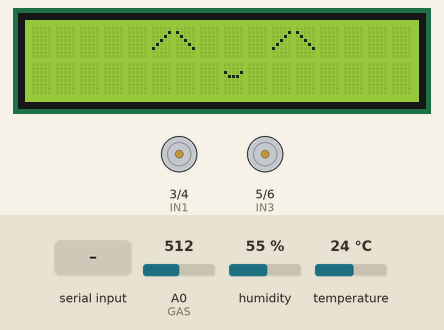
A sketch run on a simulated Arduino Mega 2560, built with avr-gcc and run on an emulated ATmega2560. Shown: 16×2 character LCD, motor-driver pin pairs drawn as motors (green arrow = first pin HIGH = forward, orange = second pin HIGH = backward, longer = more drive). The inputs (shaded band) are chosen by the test bench; at power-on: A0 (GAS) = 512, humidity 55 %, temperature 24 °C. Random numbers use the default seed unless the sketch sets one; what the sketch prints to the serial monitor is not drawn.

Above: at 1.2 s.
1.3 s: "T" received over the second serial link
At 1.9 s:
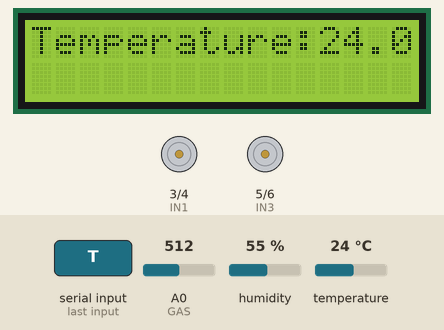
6.5 s: "H" received over the second serial link
At 7.0 s:
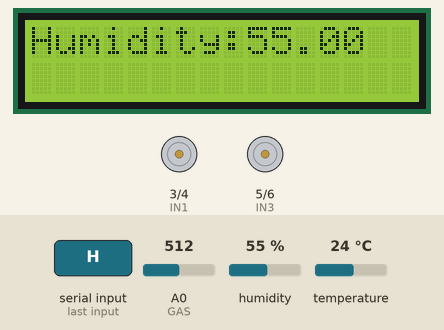
10.5 s: "F" received over the second serial link
At 11.8 s:
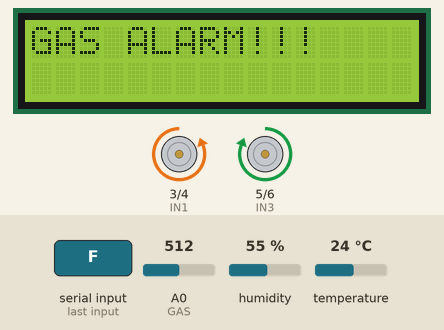
12.1 s: A0 (GAS) set to 466
14.3 s: A0 (GAS) set to 435
At 16.0 s:
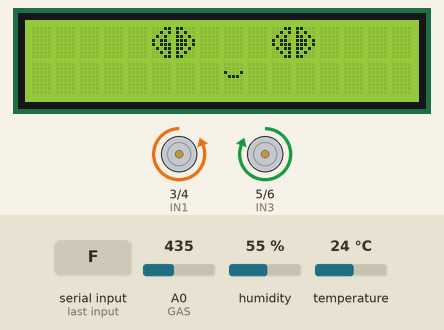
18.8 s: "B" received over the second serial link
At 20.69 s:
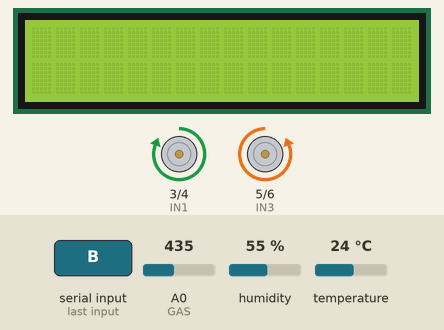
Timing chart, 0 to 22.2 s (numbered marks = the images above; inputs shaded):
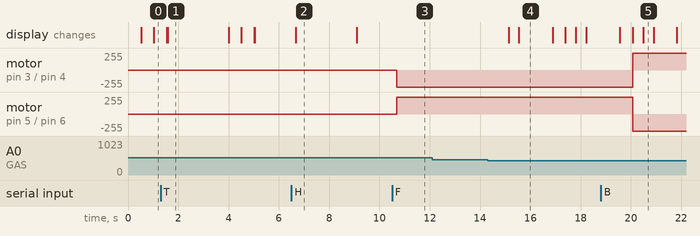

The sketch:

Robot-assistant.ino
```cpp
#include <Wire.h>
#include <LiquidCrystal_I2C.h>
#include "DHT.h"


#define DHTPIN 2
#define IN1 3
#define IN2 4
#define IN3 5
#define IN4 6
#define DHTTYPE DHT11
#define GAS A0

long nowTime = 0;
int delayTime = 10;
long previousTime = 0;
int delayTimeGas = 2000;
long previousTimeGas = 0;
float humi = 0;
float temp = 0;
float gasValue = 0;
bool alarmState = 0;
char data;
LiquidCrystal_I2C lcd(0x27, 16, 2);
DHT dht(DHTPIN, DHTTYPE);


byte leftHalf[] = {

  B00011,
  B00101,
  B01010,
  B10110,
  B10111,
  B01011,
  B00101,
  B00011
} ;
byte rightHalf[] = {

  B11000,
  B10100,
  B11010,
  B11101,
  B11101,
  B11010,
  B10100,
  B11000
} ;

byte smile[] = {

  B00000,
  B00000,
  B10001,
  B01110,
  B00000,
  B00000,
  B00000,
  B00000
} ;

byte line[] = {
  B00000,
  B10000,
  B01000,
  B00100,
  B00010,
  B00001,
  B00000,
  B00000
} ;

void setup()
{
  pinMode(IN1, OUTPUT);
  pinMode(IN2, OUTPUT);
  pinMode(IN3, OUTPUT);
  pinMode(IN4, OUTPUT);

  digitalWrite(IN1, LOW);
  digitalWrite(IN2, LOW);
  digitalWrite(IN3, LOW);
  digitalWrite(IN4, LOW);

  lcd.init();
  lcd.backlight();
  lcd.clear();
  lcd.createChar(0, leftHalf);
  lcd.createChar(1, rightHalf);
  lcd.createChar(2, smile);
  lcd.createChar(3, line);

  dht.begin();

  Serial.begin(9600);
  Serial3.begin(9600);


}

void move_forward() {
  digitalWrite(IN1, LOW);
  digitalWrite(IN2, HIGH);
  digitalWrite(IN3, HIGH);
  digitalWrite(IN4, LOW);
}

void move_back() {
  digitalWrite(IN1, HIGH);
  digitalWrite(IN2, LOW);
  digitalWrite(IN3, LOW);
  digitalWrite(IN4, HIGH);

}
void move_right() {
  digitalWrite(IN1, LOW);
  digitalWrite(IN2, HIGH);
  digitalWrite(IN3, LOW);
  digitalWrite(IN4, LOW);
}
void move_left() {
  digitalWrite(IN1, LOW);
  digitalWrite(IN2, LOW);
  digitalWrite(IN3, HIGH);
  digitalWrite(IN4, LOW);
}
void move_stop() {
  digitalWrite(IN1, LOW);
  digitalWrite(IN2, LOW);
  digitalWrite(IN3, LOW);
  digitalWrite(IN4, LOW);
}

void emotion_normal() {
  if (alarmState == 0) {
    lcd.clear();
    lcd.setCursor(5, 0);
    lcd.write(0);
    lcd.write(1);
    lcd.setCursor(10, 0);
    lcd.write(0);
    lcd.write(1);
    lcd.setCursor(8, 1);
    lcd.write(2);
  }
}
void emotion_blink() {
  if (alarmState == 0) {
    lcd.clear();
    emotion_normal();
    delay(500);
    lcd.setCursor(5, 0);
    lcd.print("/");
    lcd.write(3);
    lcd.setCursor(10, 0);
    lcd.print("/");
    lcd.write(3);
    lcd.setCursor(8, 1);
    lcd.write(2);
    delay(500);
    emotion_normal();
  }
}

void temp_reader() {
  temp = dht.readTemperature();
  lcd.clear();
  lcd.setCursor(0, 0);
  lcd.print("Temperature:");
  lcd.print(temp);
  Serial3.print(0);
  Serial3.print(temp);
  delay(2000);

}

void humi_reader() {
  humi = dht.readHumidity();
  lcd.clear();
  lcd.setCursor(0, 0);
  lcd.print("Humidity:");
  lcd.print(humi);
  Serial3.print(0);
  Serial3.print(humi);
  delay(2000);

}


void gas_alarm() {
  if (nowTime - previousTimeGas > delayTimeGas) {
    previousTimeGas = millis();
    gasValue = analogRead(GAS);
    if (gasValue > 450) {
      alarmState = 1;
      lcd.clear();
      lcd.print("GAS ALARM!!!");
      Serial3.print('D');
    }
    else {
      lcd.clear();
      alarmState = 0;
    }
  }

}


void loop()
{

  if (Serial3.available()) {
    data = Serial3.read();
    if (data == 'F') {
    move_forward();
  } else if (data == 'B') {
    move_back();
  } else if (data == 'L') {
    move_left();
  } else if (data == 'R') {
    move_right();
  } else if (data == 'T') {
    temp_reader();
  } else if (data == 'H') {
    humi_reader();
  }else if (data == 'S') {
    move_stop();
  }
  }

  gas_alarm();
  Serial.print(data);
  Serial.print("\t");
  Serial.println(gasValue);
  delay(400);
  emotion_normal();
  nowTime = millis();
  if (nowTime - previousTime > delayTime) {
    previousTime = millis();
    delayTime = random(1000, 3000);
    emotion_blink();
  }
}
```

Measured:
- the behaviour switches between 451 and 450 on A0 (GAS) (found by bisection; images 3 and 4)
- after the input at 6.5 s, the display: changes after 0.18 s (image 2)
- after the input at 10.5 s, motor on pin 3 (IN1) / pin 4 (IN2): stopped → backward 255/255 after 0.20 s; motor on pin 5 (IN3) / pin 6 (IN4): stopped → forward 255/255 after 0.20 s
- after the input at 12.1 s, every drawn part: stays the same
- after the input at 14.3 s, the display: first changes after 0.83 s (image 4 shows a later state)
- after the input at 18.8 s, motor on pin 3 (IN1) / pin 4 (IN2): backward 255/255 → forward 255/255 after 1.3 s; motor on pin 5 (IN3) / pin 6 (IN4): forward 255/255 → backward 255/255 after 1.3 s
- what the display in image 1 shows lasts 2.4 s, from 1.6 s to 4.0 s
- what the display in image 4 shows lasts 1.4 s, from 15.5 s to 16.9 s
